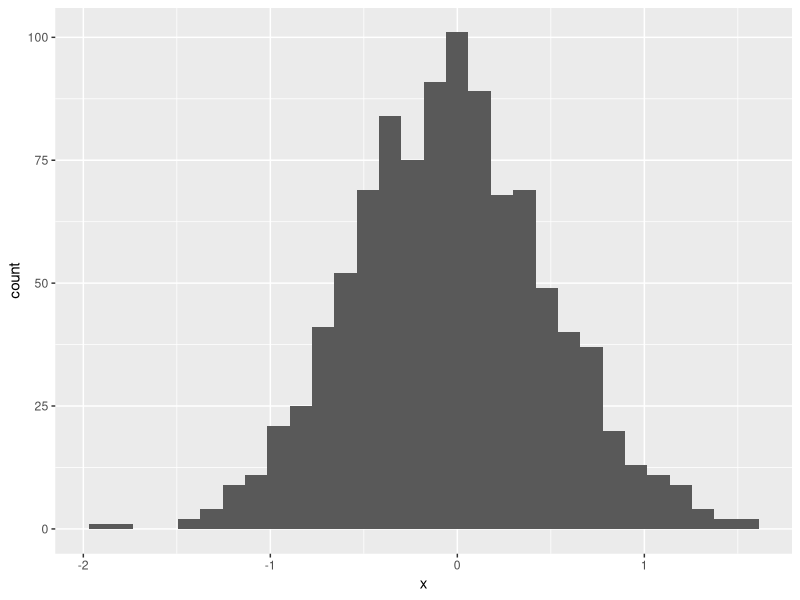
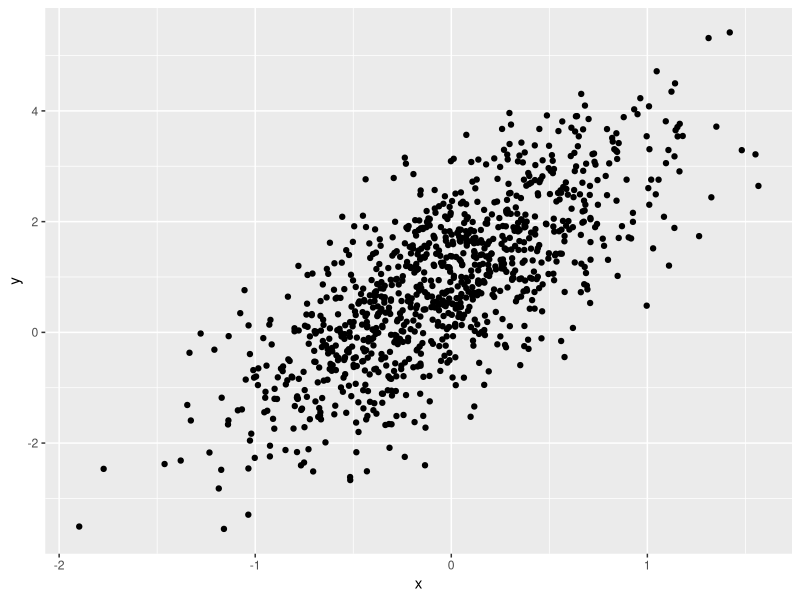
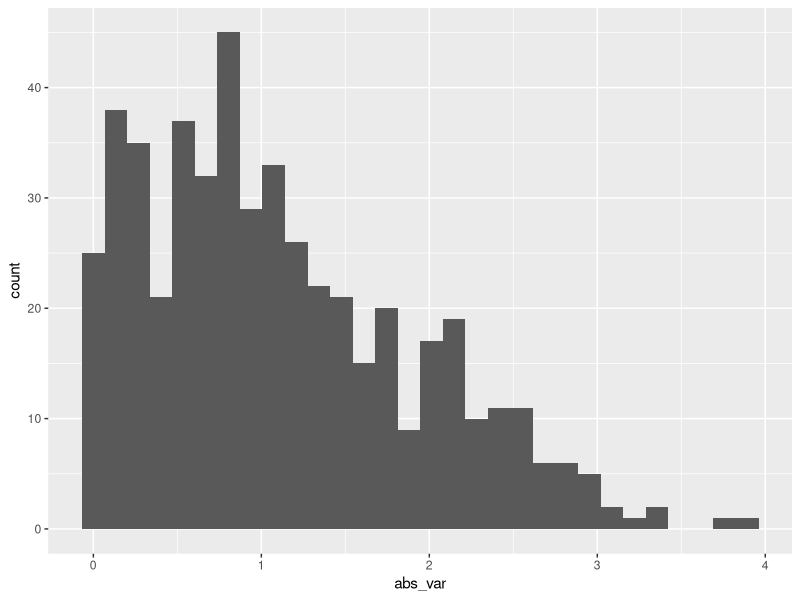

The R script that drew these images, in order:
## ---- chunk 1
library(tidyverse)
## ---- chunk 2
samp = rnorm(100)
length(samp)
## ---- chunk 3
plot_df = 
  tibble(
    x = rnorm(1000, sd = 0.5),
    y = 1 + 2 * x + rnorm(1000)
  )
## ---- chunk 4
ggplot(plot_df, aes(x=x)) + geom_histogram()

ggplot(plot_df, aes(x=x, y=y)) + geom_point()
## ---- chunk 5
df = 
  tibble(
    num_var = rnorm(n=500, mean=1),
    vec_logical = num_var > 0,
    abs_var = abs(num_var)
  )

ggplot(df, aes(x=abs_var)) + geom_histogram()
